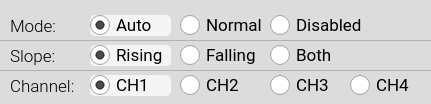
            <widget class="QGroupBox" name="groupBox_t_16">
             <property name="geometry">
              <rect>
               <x>10</x>
               <y>20</y>
               <width>431</width>
               <height>104</height>
              </rect>
             </property>
             <property name="minimumSize">
              <size>
               <width>0</width>
               <height>0</height>
              </size>
             </property>
             <property name="maximumSize">
              <size>
               <width>16777215</width>
               <height>10000</height>
              </size>
             </property>
             <property name="font">
              <font>
               <family>Roboto Medium</family>
               <pointsize>11</pointsize>
              </font>
             </property>
             <property name="styleSheet">
              <string notr="true">QGroupBox {background-color: rgb(220,220,220);border: 0px solid rgb(150,150,150); border-radius: 5px;  margin-top: 0.5em;}; 
QGroupBox::title {subcontrol-origin: margin;left: 10px;padding: 0 3px 0 3px;}</string>
             </property>
             <property name="title">
              <string/>
             </property>
             <widget class="QRadioButton" name="radioButton_trigMode_Disabled">
              <property name="geometry">
               <rect>
                <x>270</x>
                <y>15</y>
                <width>101</width>
                <height>21</height>
               </rect>
              </property>
              <property name="font">
               <font>
                <family>Roboto</family>
                <pointsize>13</pointsize>
               </font>
              </property>
              <property name="styleSheet">
               <string notr="true">QRadioButton:checked {
	background-color: rgba(245,245,245, 1.0);
	border: 0px; 
	border-radius:5px;
}

QRadioButton:hover {
	background-color: rgba(230,230,230, 1.0);
	border: 0px; 
	border-radius:5px;
}

QRadioButton:checked:hover {
	background-color: rgba(245,245,245, 0.8);
	border: 0px; 
	border-radius:5px;
}

QRadioButton::indicator {
    width: 20px;
    height: 20px;
}
QRadioButton::indicator::unchecked {
    image: url(:/main/img/radio_off1.png);
}

QRadioButton::indicator:unchecked:hover {
    image: url(:/main/img/radio_off1.png);
}

QRadioButton::indicator::checked {
    image: url(:/main/img/radio_on2.png);
}

QRadioButton::indicator::disabled {
    image: url(:/main/img/radio_off_dis.png);
}

QRadioButton::disabled {
    color:gray;
}</string>
              </property>
              <property name="text">
               <string>Disabled</string>
              </property>
              <property name="iconSize">
               <size>
                <width>20</width>
                <height>20</height>
               </size>
              </property>
              <property name="checked">
               <bool>false</bool>
              </property>
              <property name="autoExclusive">
               <bool>false</bool>
              </property>
             </widget>
             <widget class="QRadioButton" name="radioButton_trigCh_3">
              <property name="geometry">
               <rect>
                <x>270</x>
                <y>75</y>
                <width>71</width>
                <height>21</height>
               </rect>
              </property>
              <property name="font">
               <font>
                <family>Roboto</family>
                <pointsize>13</pointsize>
               </font>
              </property>
              <property name="styleSheet">
               <string notr="true">QRadioButton:checked {
	background-color: rgba(245,245,245, 1.0);
	border: 0px; 
	border-radius:5px;
}

QRadioButton:hover {
	background-color: rgba(230,230,230, 1.0);
	border: 0px; 
	border-radius:5px;
}

QRadioButton:checked:hover {
	background-color: rgba(245,245,245, 0.8);
	border: 0px; 
	border-radius:5px;
}

QRadioButton::indicator {
    width: 20px;
    height: 20px;
}
QRadioButton::indicator::unchecked {
    image: url(:/main/img/radio_off1.png);
}

QRadioButton::indicator:unchecked:hover {
    image: url(:/main/img/radio_off1.png);
}

QRadioButton::indicator::checked {
    image: url(:/main/img/radio_on2.png);
}

QRadioButton::indicator::disabled {
    image: url(:/main/img/radio_off_dis.png);
}

QRadioButton::disabled {
    color:gray;
}</string>
              </property>
              <property name="text">
               <string>CH3</string>
              </property>
              <property name="iconSize">
               <size>
                <width>20</width>
                <height>20</height>
               </size>
              </property>
              <property name="checked">
               <bool>false</bool>
              </property>
              <property name="autoExclusive">
               <bool>false</bool>
              </property>
             </widget>
             <widget class="QRadioButton" name="radioButton_trigCh_2">
              <property name="geometry">
               <rect>
                <x>180</x>
                <y>75</y>
                <width>81</width>
                <height>21</height>
               </rect>
              </property>
              <property name="font">
               <font>
                <family>Roboto</family>
                <pointsize>13</pointsize>
               </font>
              </property>
              <property name="styleSheet">
               <string notr="true">QRadioButton:checked {
	background-color: rgba(245,245,245, 1.0);
	border: 0px; 
	border-radius:5px;
}

QRadioButton:hover {
	background-color: rgba(230,230,230, 1.0);
	border: 0px; 
	border-radius:5px;
}

QRadioButton:checked:hover {
	background-color: rgba(245,245,245, 0.8);
	border: 0px; 
	border-radius:5px;
}

QRadioButton::indicator {
    width: 20px;
    height: 20px;
}
QRadioButton::indicator::unchecked {
    image: url(:/main/img/radio_off1.png);
}

QRadioButton::indicator:unchecked:hover {
    image: url(:/main/img/radio_off1.png);
}

QRadioButton::indicator::checked {
    image: url(:/main/img/radio_on2.png);
}

QRadioButton::indicator::disabled {
    image: url(:/main/img/radio_off_dis.png);
}

QRadioButton::disabled {
    color:gray;
}</string>
              </property>
              <property name="text">
               <string>CH2</string>
              </property>
              <property name="iconSize">
               <size>
                <width>20</width>
                <height>20</height>
               </size>
              </property>
              <property name="checked">
               <bool>false</bool>
              </property>
              <property name="autoExclusive">
               <bool>false</bool>
              </property>
             </widget>
             <widget class="Line" name="line_2">
              <property name="geometry">
               <rect>
                <x>0</x>
                <y>30</y>
                <width>431</width>
                <height>20</height>
               </rect>
              </property>
              <property name="styleSheet">
               <string notr="true">color: rgba(150,150,150,0.6);</string>
              </property>
              <property name="frameShadow">
               <enum>QFrame::Plain</enum>
              </property>
              <property name="orientation">
               <enum>Qt::Horizontal</enum>
              </property>
             </widget>
             <widget class="Line" name="line_3">
              <property name="geometry">
               <rect>
                <x>0</x>
                <y>60</y>
                <width>431</width>
                <height>20</height>
               </rect>
              </property>
              <property name="styleSheet">
               <string notr="true">color: rgba(150,150,150,0.6);</string>
              </property>
              <property name="frameShadow">
               <enum>QFrame::Plain</enum>
              </property>
              <property name="orientation">
               <enum>Qt::Horizontal</enum>
              </property>
             </widget>
             <widget class="QRadioButton" name="radioButton_trigMode_Normal">
              <property name="geometry">
               <rect>
                <x>180</x>
                <y>15</y>
                <width>85</width>
                <height>21</height>
               </rect>
              </property>
              <property name="font">
               <font>
                <family>Roboto</family>
                <pointsize>13</pointsize>
               </font>
              </property>
              <property name="styleSheet">
               <string notr="true">QRadioButton:checked {
	background-color: rgba(245,245,245, 1.0);
	border: 0px; 
	border-radius:5px;
}

QRadioButton:hover {
	background-color: rgba(230,230,230, 1.0);
	border: 0px; 
	border-radius:5px;
}

QRadioButton:checked:hover {
	background-color: rgba(245,245,245, 0.8);
	border: 0px; 
	border-radius:5px;
}

QRadioButton::indicator {
    width: 20px;
    height: 20px;
}
QRadioButton::indicator::unchecked {
    image: url(:/main/img/radio_off1.png);
}

QRadioButton::indicator:unchecked:hover {
    image: url(:/main/img/radio_off1.png);
}

QRadioButton::indicator::checked {
    image: url(:/main/img/radio_on2.png);
}

QRadioButton::indicator::disabled {
    image: url(:/main/img/radio_off_dis.png);
}

QRadioButton::disabled {
    color:gray;
}</string>
              </property>
              <property name="text">
               <string>Normal</string>
              </property>
              <property name="iconSize">
               <size>
                <width>20</width>
                <height>20</height>
               </size>
              </property>
              <property name="checked">
               <bool>false</bool>
              </property>
              <property name="autoExclusive">
               <bool>false</bool>
              </property>
             </widget>
             <widget class="QLabel" name="label_22">
              <property name="geometry">
               <rect>
                <x>10</x>
                <y>75</y>
                <width>71</width>
                <height>23</height>
               </rect>
              </property>
              <property name="font">
               <font>
                <family>Roboto Light</family>
                <pointsize>13</pointsize>
                <weight>50</weight>
                <bold>false</bold>
               </font>
              </property>
              <property name="styleSheet">
               <string notr="true">color:black;</string>
              </property>
              <property name="text">
               <string>Channel:</string>
              </property>
             </widget>
             <widget class="QLabel" name="label_20">
              <property name="geometry">
               <rect>
                <x>10</x>
                <y>15</y>
                <width>51</width>
                <height>23</height>
               </rect>
              </property>
              <property name="font">
               <font>
                <family>Roboto Light</family>
                <pointsize>13</pointsize>
                <weight>50</weight>
                <bold>false</bold>
               </font>
              </property>
              <property name="styleSheet">
               <string notr="true">color:black;</string>
              </property>
              <property name="text">
               <string>Mode:</string>
              </property>
             </widget>
             <widget class="QRadioButton" name="radioButton_trigCh_4">
              <property name="geometry">
               <rect>
                <x>350</x>
                <y>75</y>
                <width>71</width>
                <height>21</height>
               </rect>
              </property>
              <property name="font">
               <font>
                <family>Roboto</family>
                <pointsize>13</pointsize>
               </font>
              </property>
              <property name="styleSheet">
               <string notr="true">QRadioButton:checked {
	background-color: rgba(245,245,245, 1.0);
	border: 0px; 
	border-radius:5px;
}

QRadioButton:hover {
	background-color: rgba(230,230,230, 1.0);
	border: 0px; 
	border-radius:5px;
}

QRadioButton:checked:hover {
	background-color: rgba(245,245,245, 0.8);
	border: 0px; 
	border-radius:5px;
}

QRadioButton::indicator {
    width: 20px;
    height: 20px;
}
QRadioButton::indicator::unchecked {
    image: url(:/main/img/radio_off1.png);
}

QRadioButton::indicator:unchecked:hover {
    image: url(:/main/img/radio_off1.png);
}

QRadioButton::indicator::checked {
    image: url(:/main/img/radio_on2.png);
}

QRadioButton::indicator::disabled {
    image: url(:/main/img/radio_off_dis.png);
}

QRadioButton::disabled {
    color:gray;
}</string>
              </property>
              <property name="text">
               <string>CH4</string>
              </property>
              <property name="iconSize">
               <size>
                <width>20</width>
                <height>20</height>
               </size>
              </property>
              <property name="checked">
               <bool>false</bool>
              </property>
              <property name="autoExclusive">
               <bool>false</bool>
              </property>
             </widget>
             <widget class="QRadioButton" name="radioButton_trigCh_1">
              <property name="geometry">
               <rect>
                <x>90</x>
                <y>75</y>
                <width>81</width>
                <height>21</height>
               </rect>
              </property>
              <property name="font">
               <font>
                <family>Roboto</family>
                <pointsize>13</pointsize>
               </font>
              </property>
              <property name="styleSheet">
               <string notr="true">QRadioButton:checked {
	background-color: rgba(245,245,245, 1.0);
	border: 0px; 
	border-radius:5px;
}

QRadioButton:hover {
	background-color: rgba(230,230,230, 1.0);
	border: 0px; 
	border-radius:5px;
}

QRadioButton:checked:hover {
	background-color: rgba(245,245,245, 0.8);
	border: 0px; 
	border-radius:5px;
}

QRadioButton::indicator {
    width: 20px;
    height: 20px;
}
QRadioButton::indicator::unchecked {
    image: url(:/main/img/radio_off1.png);
}

QRadioButton::indicator:unchecked:hover {
    image: url(:/main/img/radio_off1.png);
}

QRadioButton::indicator::checked {
    image: url(:/main/img/radio_on2.png);
}

QRadioButton::indicator::disabled {
    image: url(:/main/img/radio_off_dis.png);
}

QRadioButton::disabled {
    color:gray;
}</string>
              </property>
              <property name="text">
               <string>CH1</string>
              </property>
              <property name="iconSize">
               <size>
                <width>20</width>
                <height>20</height>
               </size>
              </property>
              <property name="checked">
               <bool>true</bool>
              </property>
              <property name="autoExclusive">
               <bool>false</bool>
              </property>
             </widget>
             <widget class="QLabel" name="label_21">
              <property name="geometry">
               <rect>
                <x>10</x>
                <y>45</y>
                <width>51</width>
                <height>23</height>
               </rect>
              </property>
              <property name="font">
               <font>
                <family>Roboto Light</family>
                <pointsize>13</pointsize>
                <weight>50</weight>
                <bold>false</bold>
               </font>
              </property>
              <property name="styleSheet">
               <string notr="true">color:black;</string>
              </property>
              <property name="text">
               <string>Slope:</string>
              </property>
             </widget>
             <widget class="QRadioButton" name="radioButton_trigMode_Auto">
              <property name="geometry">
               <rect>
                <x>90</x>
                <y>15</y>
                <width>81</width>
                <height>21</height>
               </rect>
              </property>
              <property name="font">
               <font>
                <family>Roboto</family>
                <pointsize>13</pointsize>
               </font>
              </property>
              <property name="styleSheet">
               <string notr="true">QRadioButton:checked {
	background-color: rgba(245,245,245, 1.0);
	border: 0px; 
	border-radius:5px;
}

QRadioButton:hover {
	background-color: rgba(230,230,230, 1.0);
	border: 0px; 
	border-radius:5px;
}

QRadioButton:checked:hover {
	background-color: rgba(245,245,245, 0.8);
	border: 0px; 
	border-radius:5px;
}

QRadioButton::indicator {
    width: 20px;
    height: 20px;
}
QRadioButton::indicator::unchecked {
    image: url(:/main/img/radio_off1.png);
}

QRadioButton::indicator:unchecked:hover {
    image: url(:/main/img/radio_off1.png);
}

QRadioButton::indicator::checked {
    image: url(:/main/img/radio_on2.png);
}

QRadioButton::indicator::disabled {
    image: url(:/main/img/radio_off_dis.png);
}

QRadioButton::disabled {
    color:gray;
}</string>
              </property>
              <property name="text">
               <string>Auto</string>
              </property>
              <property name="iconSize">
               <size>
                <width>20</width>
                <height>20</height>
               </size>
              </property>
              <property name="checked">
               <bool>true</bool>
              </property>
              <property name="autoExclusive">
               <bool>false</bool>
              </property>
             </widget>
             <widget class="QRadioButton" name="radioButton_trigSlope_Rising">
              <property name="geometry">
               <rect>
                <x>90</x>
                <y>45</y>
                <width>81</width>
                <height>21</height>
               </rect>
              </property>
              <property name="font">
               <font>
                <family>Roboto</family>
                <pointsize>13</pointsize>
               </font>
              </property>
              <property name="styleSheet">
               <string notr="true">QRadioButton:checked {
	background-color: rgba(245,245,245, 1.0);
	border: 0px; 
	border-radius:5px;
}

QRadioButton:hover {
	background-color: rgba(230,230,230, 1.0);
	border: 0px; 
	border-radius:5px;
}

QRadioButton:checked:hover {
	background-color: rgba(245,245,245, 0.8);
	border: 0px; 
	border-radius:5px;
}

QRadioButton::indicator {
    width: 20px;
    height: 20px;
}
QRadioButton::indicator::unchecked {
    image: url(:/main/img/radio_off1.png);
}

QRadioButton::indicator:unchecked:hover {
    image: url(:/main/img/radio_off1.png);
}

QRadioButton::indicator::checked {
    image: url(:/main/img/radio_on2.png);
}

QRadioButton::indicator::disabled {
    image: url(:/main/img/radio_off_dis.png);
}

QRadioButton::disabled {
    color:gray;
}

QRadioButton::disabled {
    color:gray;
}</string>
              </property>
              <property name="text">
               <string>Rising</string>
              </property>
              <property name="iconSize">
               <size>
                <width>20</width>
                <height>20</height>
               </size>
              </property>
              <property name="checked">
               <bool>true</bool>
              </property>
              <property name="autoExclusive">
               <bool>false</bool>
              </property>
             </widget>
             <widget class="QRadioButton" name="radioButton_trigSlope_Falling">
              <property name="geometry">
               <rect>
                <x>180</x>
                <y>45</y>
                <width>81</width>
                <height>21</height>
               </rect>
              </property>
              <property name="font">
               <font>
                <family>Roboto</family>
                <pointsize>13</pointsize>
               </font>
              </property>
              <property name="styleSheet">
               <string notr="true">QRadioButton:checked {
	background-color: rgba(245,245,245, 1.0);
	border: 0px; 
	border-radius:5px;
}

QRadioButton:hover {
	background-color: rgba(230,230,230, 1.0);
	border: 0px; 
	border-radius:5px;
}

QRadioButton:checked:hover {
	background-color: rgba(245,245,245, 0.8);
	border: 0px; 
	border-radius:5px;
}

QRadioButton::indicator {
    width: 20px;
    height: 20px;
}
QRadioButton::indicator::unchecked {
    image: url(:/main/img/radio_off1.png);
}

QRadioButton::indicator:unchecked:hover {
    image: url(:/main/img/radio_off1.png);
}

QRadioButton::indicator::checked {
    image: url(:/main/img/radio_on2.png);
}

QRadioButton::indicator::disabled {
    image: url(:/main/img/radio_off_dis.png);
}

QRadioButton::disabled {
    color:gray;
}</string>
              </property>
              <property name="text">
               <string>Falling</string>
              </property>
              <property name="iconSize">
               <size>
                <width>20</width>
                <height>20</height>
               </size>
              </property>
              <property name="checked">
               <bool>false</bool>
              </property>
              <property name="autoExclusive">
               <bool>false</bool>
              </property>
             </widget>
             <widget class="QRadioButton" name="radioButton_trigSlope_Both">
              <property name="geometry">
               <rect>
                <x>270</x>
                <y>45</y>
                <width>81</width>
                <height>21</height>
               </rect>
              </property>
              <property name="font">
               <font>
                <family>Roboto</family>
                <pointsize>13</pointsize>
               </font>
              </property>
              <property name="styleSheet">
               <string notr="true">QRadioButton:checked {
	background-color: rgba(245,245,245, 1.0);
	border: 0px; 
	border-radius:5px;
}

QRadioButton:hover {
	background-color: rgba(230,230,230, 1.0);
	border: 0px; 
	border-radius:5px;
}

QRadioButton:checked:hover {
	background-color: rgba(245,245,245, 0.8);
	border: 0px; 
	border-radius:5px;
}

QRadioButton::indicator {
    width: 20px;
    height: 20px;
}
QRadioButton::indicator::unchecked {
    image: url(:/main/img/radio_off1.png);
}

QRadioButton::indicator:unchecked:hover {
    image: url(:/main/img/radio_off1.png);
}

QRadioButton::indicator::checked {
    image: url(:/main/img/radio_on2.png);
}

QRadioButton::indicator::disabled {
    image: url(:/main/img/radio_off_dis.png);
}

QRadioButton::disabled {
    color:gray;
}</string>
              </property>
              <property name="text">
               <string>Both</string>
              </property>
              <property name="iconSize">
               <size>
                <width>20</width>
                <height>20</height>
               </size>
              </property>
              <property name="checked">
               <bool>false</bool>
              </property>
              <property name="autoExclusive">
               <bool>false</bool>
              </property>
             </widget>
            </widget>
